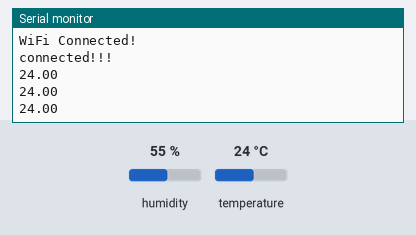
This sketch was run on a simulated ESP8266 (NodeMCU). On the bench: the last lines printed to the serial monitor. Inputs (shaded band) come from the test bench; at power-on: temperature 24 °C, humidity 55 %. WiFi joins after 1.5 s; servers stay silent unless stated.

Above: at 2.7 s.
2.8 s: temperature set to 12 °C
At 4.0 s:
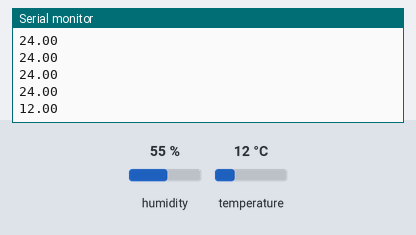
5.5 s: temperature set to 19 °C
At 5.9 s:
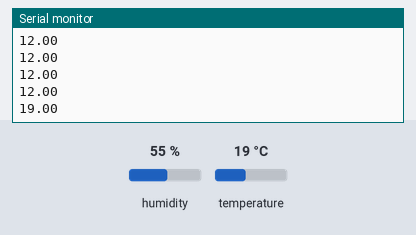
Timing chart, 0 to 8.5 s (numbered marks = the images above; inputs shaded):
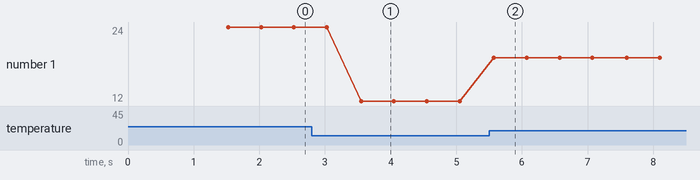

Measured:
- after the input at 2.8 s, the serial monitor: prints a new line after 0.75 s (image 1)
- after the input at 5.5 s, the serial monitor: prints a new line after 0.07 s (image 2)
- plotted number 1: 24 → 12 after the input at 2.8 s, 12 → 19 after the input at 5.5 s

The sketch:

DHTFIREBASE.ino
```cpp
#include <Firebase.h>
#include <FirebaseArduino.h>
#include "DHT.h"
#include <Smoothed.h>
#include <math.h>
#include <ESP8266WiFi.h>
#define FIREBASE_HOST "your host "
#define FIREBASE_AUTH "your key"
#define WIFI_SSID "your ssid"
#define WIFI_PASSWORD "your password"
#define DHTPIN 14
#define DHTTYPE DHT11  // DHT 11
DHT dht(DHTPIN, DHTTYPE);

void setup() {
  Serial.begin(9600);
   WiFi.begin (WIFI_SSID, WIFI_PASSWORD);
  while (WiFi.status() != WL_CONNECTED)
  {
    Serial.print(".");
    delay(300);
  }
  dht.begin();
  Serial.println ("");
  Serial.println ("WiFi Connected!");
  Firebase.begin(FIREBASE_HOST,FIREBASE_AUTH);
  Serial.println("connected!!!");


}

void loop() {

  float h = dht.readHumidity();
  float t = dht.readTemperature(); // Reading temperature as Celsius (the default)
  Serial.println (t);

  Firebase.setFloat("Temp",56);
  Firebase.setFloat("Humidity",63);

  delay(200);
}
```
